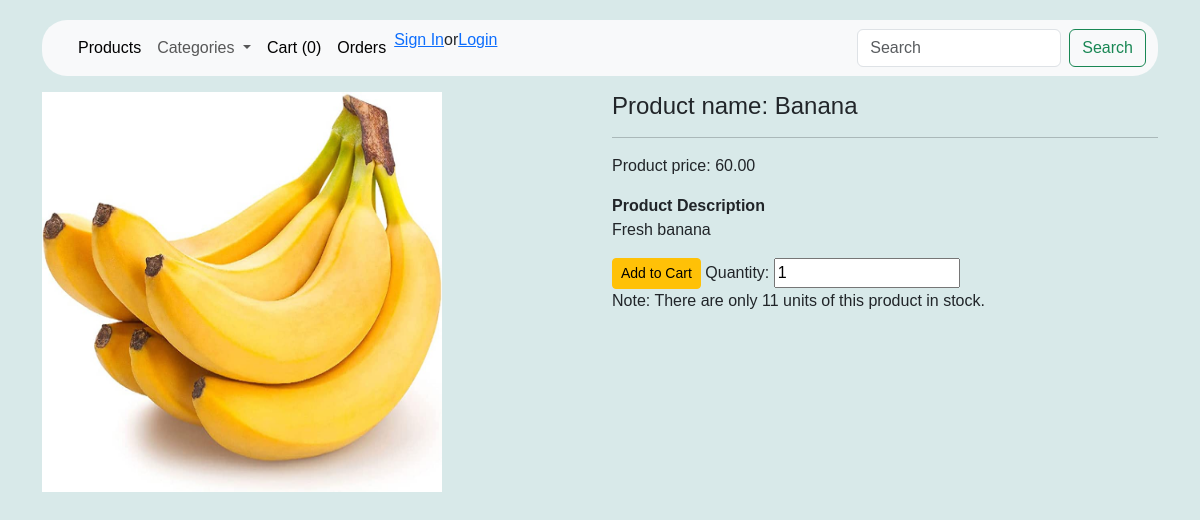
Before: /product/4 with the older database file.
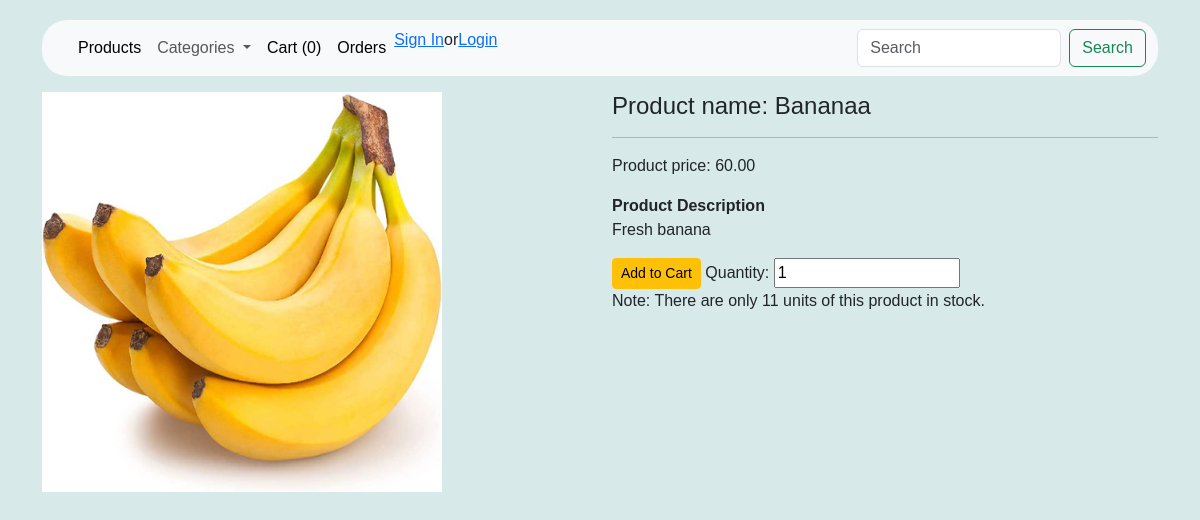
After: the same page with the newer database file.
### store/products/models.py (models this page shows, shortened)
class AddProduct(db.Model):
    __searchable__ = ['name', 'desc']
    id = db.Column(db.Integer, primary_key=True, autoincrement=True)
    name = db.Column(db.String(80), nullable=False)
    price = db.Column(db.Numeric(10,2), nullable=False)
    stock = db.Column(db.Integer, nullable = False)
    desc = db.Column(db.Text, nullable=False)
    mftr_date = db.Column(db.Date, nullable=False)
    exp_date = db.Column(db.Date, nullable=False)
    pub_date = db.Column(db.DateTime, nullable=False,
        default=datetime.utcnow)
    category_id = db.Column(db.Integer, db.ForeignKey('category.id'),nullable=False)
    category = db.relationship('Category',backref=db.backref('posts', cascade="all, delete-orphan",lazy=True))
    image = db.Column(db.String(150), nullable=True)

### store/products/routes.py (the view)
@app.route('/product/<int:id>')
def single_page(id):
    product = AddProduct.query.get_or_404(id)
    categories = Category.query.join(AddProduct,(Category.id == AddProduct.category_id)).all()
    return render_template('products/single_page.html',product=product, categories=categories)

### store/templates/products/single_page.html (shortened to what this page needs)
{% extends 'layout.html' %}
{% block content %}
{% include 'navbar.html' %}
<div class="container" mt-5>
    <div class="row">
        <div class="col-md-6 mt-3" id="b_image">
            <img src="{{url_for('static', filename='images/' + product.image )}}" alt="{{product.name}}" height="400" width="400">
        </div>
        <div class="col-md-6 mt-3">
            <h4> Product name: {{product.name}}</h4>
            <hr>
            <p>Product price: {{product.price}}</p>
            <b>Product Description</b>
            <p>{{product.desc}}</p>
            <form action="{{url_for('AddCart')}}" method="POST">
                <button type="submit" class="btn btn-sm btn-warning">Add to Cart</button>
                <label for="">Quantity:</label>
                <input type="number" name="quantity" id="" value="1" max="{{product.stock}}">
            </form>
            <p>Note: There are only {{product.stock}} units of this product in stock.</p>
        </div>
    </div>
</div>
{% endblock content %}

Changed rows visible on the page:
changed AddProduct "Fresh banana": name "Banana" → "Bananaa"
